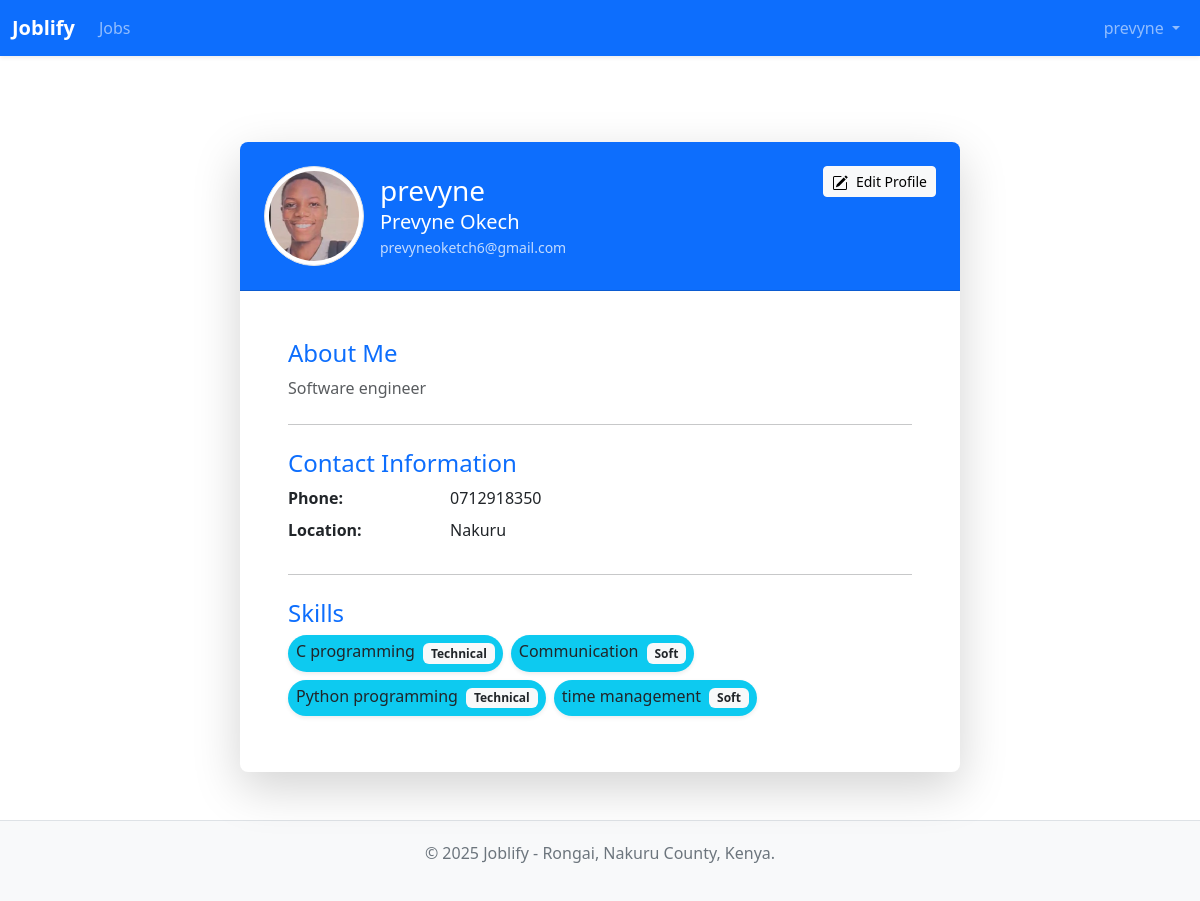
Screenshot of /profiles/me/ (signed in) with the database file from the repository.
### profiles/models.py (models this page shows, shortened)
class UserProfile(models.Model):
    EXPERIENCE_LEVEL_CHOICES = [
        ('entry', 'Entry-Level'),
        ('mid', 'Mid-Level'),
        ('senior', 'Senior'),
    ]
    user = models.OneToOneField(User, on_delete=models.CASCADE, related_name='profile') # Link to Django's User model
    bio = models.TextField(blank=True, null=True) # A short biography or summary
    profile_picture = models.ImageField(upload_to='profile_pics/', blank=True, null=True) # For user's photo
    skills = models.ManyToManyField(Skill, blank=True) # Many users can have many skills
    phone_number = models.CharField(max_length=20, blank=True, null=True) # Optional phone number
    location = models.CharField(max_length=100, blank=True, null=True) # e.g., "Nairobi", "Nakuru"
    experience_level = models.CharField(
        max_length=10,
        choices=EXPERIENCE_LEVEL_CHOICES,
        null=True,  # Important: Allows existing profiles to have no value
        blank=True  # Important: Makes the field optional in forms
    )

class Skill(models.Model):
    SKILL_TYPE_CHOICES = [
        ('technical', 'Technical'),
        ('soft', 'Soft'),
    ]
    name = models.CharField(max_length=100, unique=True) # e.g., "Python", "Communication"
    skill_type = models.CharField(
        max_length=10,
        choices=SKILL_TYPE_CHOICES,
        default='technical',
    )
    description = models.TextField(blank=True, null=True)
    class Meta:
        ordering = ['name'] # Orders skills alphabetically by name by default

### profiles/views.py (the view)
# urls.py: path('me/', views.profile_detail, name='profile_detail'),
@login_required
def profile_detail(request):
    profile = get_object_or_404(UserProfile, user=request.user)
    return render(request, 'profiles/profile_detail.html', {'profile': profile})

### profiles/templates/profiles/profile_detail.html (shortened to what this page needs)
{% extends "jobs/base.html" %}
{% load i18n %}
{% block content %}
<div class="container py-5">
    <div class="row justify-content-center">
        <div class="col-lg-10 col-xl-8">
            <div class="card shadow-lg border-0 rounded-3 overflow-hidden">
                <div class="card-header bg-primary text-white p-4">
                    <div class="d-flex align-items-center">
                        {% if profile.profile_picture %}
                            <img src="{{ profile.profile_picture.url }}" alt="{{ profile.user.username }}'s profile picture" class="img-thumbnail rounded-circle me-3" style="width: 100px; height: 100px; object-fit: cover;">
                        {% endif %}
                        <div>
                            <h2 class="mb-0 h3">{{ profile.user.username }}</h2>
                            {% if profile.user.get_full_name %}
                                <p class="mb-0 fs-5">{{ profile.user.get_full_name }}</p>
                            {% endif %}
                            <p class="mb-0 small opacity-75">{{ profile.user.email }}</p>
                        </div>
                        <a href="{% url 'profiles:profile_edit' %}" class="btn btn-light btn-sm ms-auto align-self-start">
                            {% translate "Edit Profile" %}
                        </a>
                    </div>
                </div>
                <div class="card-body p-4 p-sm-5">
                    {% if profile.bio %}
                        <section class="mb-4">
                            <h4 class="text-primary fw-normal">{% translate "About Me" %}</h4>
                            <p class="text-muted" style="white-space: pre-wrap;">{{ profile.bio }}</p>
                        </section>
                    {% else %}
                         <section class="mb-4">
                            <h4 class="text-primary fw-normal">{% translate "About Me" %}</h4>
                            <p class="text-muted"><em>{% translate "No bio provided. Add a bio to tell us more about yourself!" %}</em></p>
                        </section>
                    {% endif %}
                    <hr class="my-4">
                    <section class="mb-4">
                        <h4 class="text-primary fw-normal">{% translate "Contact Information" %}</h4>
                        <dl class="row">
                            <dt class="col-sm-3">{% translate "Phone" %}:</dt>
                            <dd class="col-sm-9">{{ profile.phone_number|default:"<em>Not provided</em>" }}</dd>
                            <dt class="col-sm-3">{% translate "Location" %}:</dt>
                            <dd class="col-sm-9">{{ profile.location|default:"<em>Not provided</em>" }}</dd>
                        </dl>
                    </section>
                    <hr class="my-4">
                    <section>
                        <h4 class="text-primary fw-normal">{% translate "Skills" %}</h4>
                        {% if profile.skills.all %}
                            <div>
                                {% for skill in profile.skills.all %}
                                    <span class="badge rounded-pill bg-info text-dark fw-normal fs-6 me-1 mb-2 p-2 shadow-sm">
                                        {{ skill.name }}
                                        <span class="badge bg-light text-dark ms-1">{{ skill.get_skill_type_display }}</span>
                                    </span>
                                {% endfor %}
                            </div>
                        {% else %}
                            <p class="text-muted"><em>{% translate "No skills listed yet. Add your skills to get better job matches!" %}</em></p>
                        {% endif %}
                    </section>
                </div>
            </div>
        </div>
    </div>
</div>
{% endblock %}

### jobs/templates/jobs/base.html (shortened to what this page needs)
<!DOCTYPE html>
<html lang="en">
<head>
    <link href="https://cdn.jsdelivr.net/npm/bootstrap@5.3.2/dist/css/bootstrap.min.css" rel="stylesheet">
</head>
<body>
    <nav class="navbar navbar-expand-lg navbar-dark bg-primary fixed-top shadow-sm">
        <div class="container-fluid">
            <a class="navbar-brand fw-bold" href="{% url 'home' %}">Joblify</a>
            <div class="collapse navbar-collapse" id="navbarNavDropdown">
                <ul class="navbar-nav me-auto mb-2 mb-lg-0">
                    <li class="nav-item">
                        <a class="nav-link {% if request.resolver_match.url_name == 'job_list' %}active{% endif %}" aria-current="page" href="{% url 'jobs:job_list' %}">Jobs</a>
                    </li>
                </ul>
                <ul class="navbar-nav">
                    {% if user.is_authenticated %}
                    <li class="nav-item dropdown">
                        <a class="nav-link dropdown-toggle" href="#" id="navbarUserDropdown" role="button" data-bs-toggle="dropdown" aria-expanded="false">
                            {{ user.username }}
                        </a>
                    </li>
                    {% endif %}
                </ul>
            </div>
        </div>
    </nav>
    <main class="main-content container mt-4">
        {% block content %}
        {% endblock %}
    </main>
    <footer class="mt-auto">
        <p>&copy; {% now "Y" %} Joblify - Rongai, Nakuru County, Kenya.</p>
    </footer>
</body>
</html>

### jobs/templates/jobs/base.html (style rules this page uses)
body { padding-top: 70px; display: flex; flex-direction: column; min-height: 100vh; }
.main-content { flex-grow: 1; }
footer { text-align:center; padding: 20px 0; color: #6c757d; background-color: #f8f9fa; border-top: 1px solid #dee2e6; }

### rows the page displays
UserProfile: profile_picture (picture), user.username "prevyne", user.get_full_name "Prevyne Okech", user.email "prevyneoketch6@gmail.com", bio "Software engineer", phone_number "0712918350", location "Nakuru"
Skill: name "C programming", skill_type "Technical"
Skill: name "Communication", skill_type "Soft"
Skill: name "Python programming", skill_type "Technical"
Skill: name "time management", skill_type "Soft"

### other values shown
{{ user.username }} "prevyne"
